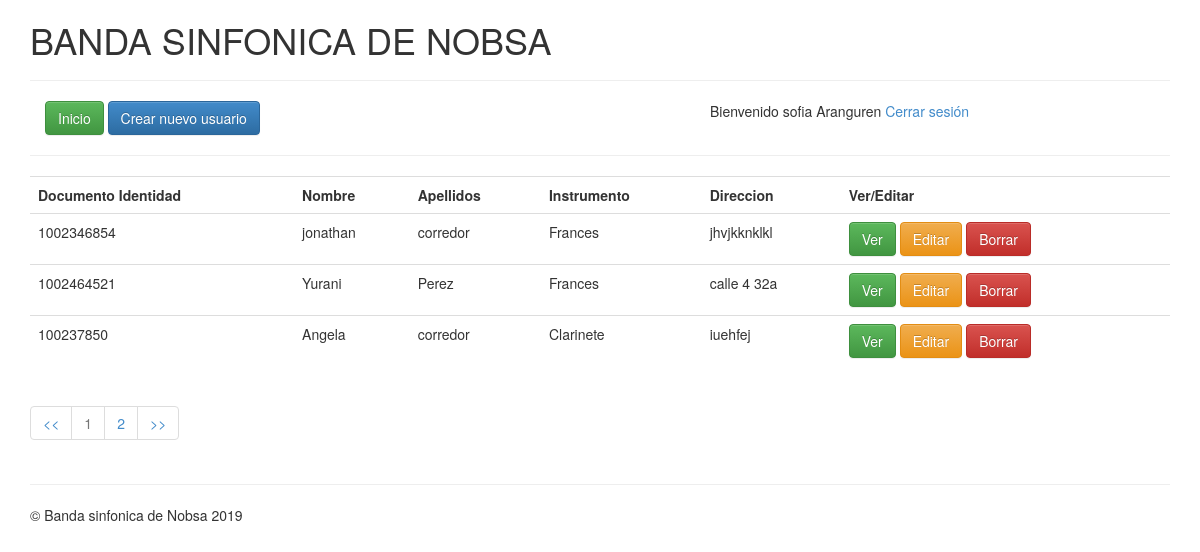
The page /index.php (signed in) on the database its author committed.
### tables this page shows
CREATE TABLE `users` (
  `user_id` int(255) NOT NULL,
  `identificacion` varchar(55) DEFAULT NULL,
  `nombre` varchar(50) DEFAULT NULL,
  `apellidos` varchar(255) DEFAULT NULL,
  `instrumento` varchar(255) DEFAULT NULL,
  `email` varchar(255) DEFAULT NULL,
  `password` varchar(255) DEFAULT NULL,
  `role` varchar(255) DEFAULT NULL,
  `direccion` text,
  `acudiente` varchar(255) DEFAULT NULL,
  `telefonoAcudiente` varchar(255) DEFAULT NULL,
  `image` varchar(255) DEFAULT NULL
);

### index.php (the view, shortened to what this page needs)
<?php
include 'includes/header.php';
$users = mysqli_query($db, "SELECT * FROM users");
$num_total_users=mysqli_num_rows($users);
if($num_total_users>0){
	$rows_per_page=3;
	$page=false;
	if(!$page){
		$start=0;
		$page=1;
	}else{
		$start=($page-1) * $rows_per_page;
	}
	$total_pages=ceil($num_total_users / $rows_per_page);
	$sql="SELECT * FROM users ORDER BY user_id DESC LIMIT {$start}, {$rows_per_page};";
	$users=mysqli_query($db, $sql);
}else{
	echo "No hay Usuarios";
}
?>
<table class="table">
	<tr>
		<th>Documento Identidad</th>
		<th>Nombre</th>
		<th>Apellidos</th>
		<th>Instrumento</th>
		<th>Direccion</th>
		<th>Ver/Editar</th>
	</tr>
	<?php while ($user = mysqli_fetch_assoc($users)) { ?>
	<tr>
	 	<td><?=$user["identificacion"]?></td>
		<td><?=$user["nombre"]?></td>
		<td><?=$user["apellidos"]?></td>
		<td><?=$user["instrumento"]?></td>
		<td><?=$user["direccion"]?></td>
		<td>
			<a href="ver.php?id=<?=$user["user_id"]?>" class="btn btn-success">Ver</a>
			<a href="editar.php?id=<?=$user["user_id"]?>" class="btn btn-warning">Editar</a>
			<?php if(isset($_SESSION["logged"]) && $_SESSION["logged"]["role"] == 1){ ?>
				<a href="borrar.php?id=<?=$user["user_id"]?>" class="btn btn-danger">Borrar</a>
			<?php } ?>
		</td>
	</tr>
	<?php } ?>
</table>
<?php if($num_total_users>=1){?>
	<ul class="pagination">
		<li><a href="?page=<?=($page-1)?>"><<</a></li>
		<?php for($i=1; $i<=$total_pages; $i++){ ?>
			<?php if($page==$i){ ?>
				<li class="disabled"><a href="#"><?=$i?></a></li>
			<?php } else{ ?>
				<li><a href="?page=<?=$i?>"><?=$i?></a></li>
			<?php } ?>
			<?php } ?>
			<li><a href="?page=<?php $show_page=($page+1); if($show_page <= $total_pages){ echo $show_page;}else{ echo $total_pages;}?>">>></a></li>
	</ul>
<?php } ?>
<?php include("includes/footer.php")?>

### includes/header.php (shortened to what this page needs)
<!doctype html>
<html>
<head>
<link type="text/css" rel="stylesheet" href="assets/components/bootstrap/dist/css/bootstrap.min.css"/>
<link type="text/css" rel="stylesheet" href="assets/components/bootstrap/dist/css/bootstrap-theme.min.css"/>
</head>
<body>
    <div class="container">
     <h1> BANDA SINFONICA DE NOBSA</h1>
     <hr/>
     <?php if(isset($_SESSION["logged"])){ ?>
		<div class="col-lg-7">
			<a href="index.php" class="btn btn-success">Inicio</a>
			<a href="crear.php" class="btn btn-primary">Crear nuevo usuario</a>
		</div>
		<div class="col-lg-5">
			<?php echo "Bienvenido ".$_SESSION["logged"]["nombre"]." ". $_SESSION["logged"]["apellidos"]; ?>
			<a href="logout.php">Cerrar sesión</a>
		</div>
		<div class="clearfix"></div>
		<hr/>
		<?php } ?>

### includes/footer.php
<hr/>
<footer>
&copy; Banda sinfonica de Nobsa <?php echo date("Y");?>
</footer>
</div>
</body>
</html>

### rows shown on the page
users: identificacion "1002346854", nombre "jonathan", apellidos "corredor", instrumento "Frances", direccion "jhvjkknklkl"
users: identificacion "1002464521", nombre "Yurani", apellidos "Perez", instrumento "Frances", direccion "calle 4 32a"
users: identificacion "100237850", nombre "Angela", apellidos "corredor", instrumento "Clarinete", direccion "iuehfej"

### other values the page prints
$_SESSION["logged"]["nombre"] "sofia"
$_SESSION["logged"]["apellidos"] "Aranguren"
